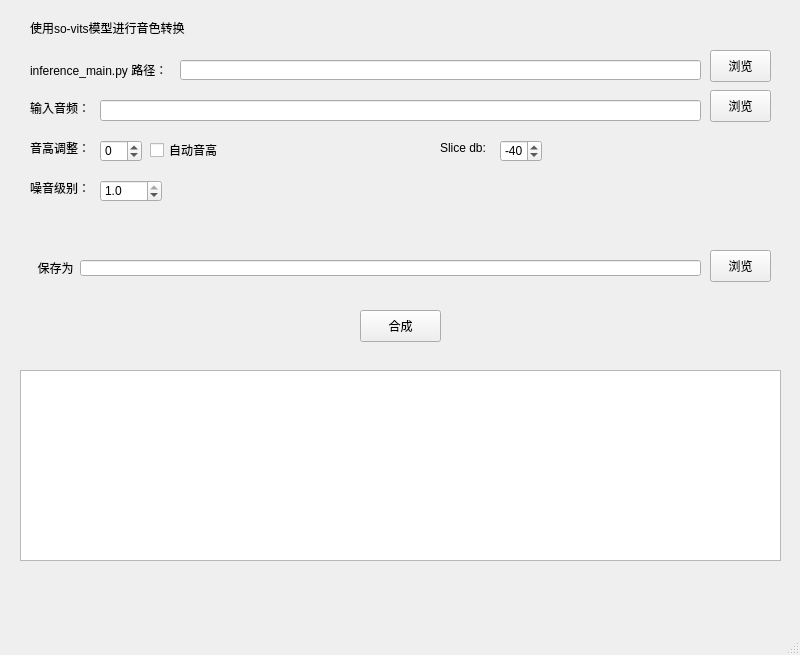
<?xml version="1.0" encoding="UTF-8"?>
<ui version="4.0">
 <class>MainWindow</class>
 <widget class="QMainWindow" name="MainWindow">
  <property name="geometry">
   <rect>
    <x>0</x>
    <y>0</y>
    <width>800</width>
    <height>655</height>
   </rect>
  </property>
  <property name="windowTitle">
   <string>MainWindow</string>
  </property>
  <widget class="QWidget" name="centralwidget">
   <widget class="QPlainTextEdit" name="output">
    <property name="enabled">
     <bool>true</bool>
    </property>
    <property name="geometry">
     <rect>
      <x>20</x>
      <y>370</y>
      <width>761</width>
      <height>191</height>
     </rect>
    </property>
    <property name="readOnly">
     <bool>true</bool>
    </property>
    <property name="backgroundVisible">
     <bool>false</bool>
    </property>
   </widget>
   <widget class="QPushButton" name="vitsconfirm_2">
    <property name="geometry">
     <rect>
      <x>360</x>
      <y>310</y>
      <width>81</width>
      <height>32</height>
     </rect>
    </property>
    <property name="text">
     <string>合成</string>
    </property>
   </widget>
   <widget class="QLineEdit" name="moegoepath_2">
    <property name="geometry">
     <rect>
      <x>180</x>
      <y>60</y>
      <width>521</width>
      <height>20</height>
     </rect>
    </property>
   </widget>
   <widget class="QLabel" name="label_sovitsintro">
    <property name="geometry">
     <rect>
      <x>30</x>
      <y>20</y>
      <width>181</width>
      <height>16</height>
     </rect>
    </property>
    <property name="text">
     <string>使用so-vits模型进行音色转换</string>
    </property>
   </widget>
   <widget class="QLabel" name="label_savepath_4">
    <property name="geometry">
     <rect>
      <x>30</x>
      <y>260</y>
      <width>51</width>
      <height>16</height>
     </rect>
    </property>
    <property name="text">
     <string>保存为</string>
    </property>
    <property name="alignment">
     <set>Qt::AlignCenter</set>
    </property>
   </widget>
   <widget class="QPushButton" name="moegoepathbutton_2">
    <property name="geometry">
     <rect>
      <x>710</x>
      <y>50</y>
      <width>61</width>
      <height>32</height>
     </rect>
    </property>
    <property name="text">
     <string>浏览</string>
    </property>
   </widget>
   <widget class="QPushButton" name="savepathbutton_2">
    <property name="geometry">
     <rect>
      <x>710</x>
      <y>250</y>
      <width>61</width>
      <height>32</height>
     </rect>
    </property>
    <property name="text">
     <string>浏览</string>
    </property>
   </widget>
   <widget class="QLabel" name="label_text_2">
    <property name="geometry">
     <rect>
      <x>30</x>
      <y>100</y>
      <width>61</width>
      <height>16</height>
     </rect>
    </property>
    <property name="text">
     <string>输入音频：</string>
    </property>
   </widget>
   <widget class="QLabel" name="label_savepath_3">
    <property name="geometry">
     <rect>
      <x>30</x>
      <y>60</y>
      <width>151</width>
      <height>20</height>
     </rect>
    </property>
    <property name="text">
     <string>inference_main.py 路径：</string>
    </property>
   </widget>
   <widget class="QLineEdit" name="savepathline">
    <property name="geometry">
     <rect>
      <x>80</x>
      <y>260</y>
      <width>621</width>
      <height>16</height>
     </rect>
    </property>
   </widget>
   <widget class="QLineEdit" name="inputpath">
    <property name="geometry">
     <rect>
      <x>100</x>
      <y>100</y>
      <width>601</width>
      <height>21</height>
     </rect>
    </property>
   </widget>
   <widget class="QPushButton" name="inputpathbutton">
    <property name="geometry">
     <rect>
      <x>710</x>
      <y>90</y>
      <width>61</width>
      <height>32</height>
     </rect>
    </property>
    <property name="text">
     <string>浏览</string>
    </property>
   </widget>
   <widget class="QCheckBox" name="checkBox_autopitch">
    <property name="geometry">
     <rect>
      <x>150</x>
      <y>140</y>
      <width>85</width>
      <height>20</height>
     </rect>
    </property>
    <property name="text">
     <string>自动音高</string>
    </property>
   </widget>
   <widget class="QLabel" name="label_pitch">
    <property name="geometry">
     <rect>
      <x>30</x>
      <y>140</y>
      <width>61</width>
      <height>16</height>
     </rect>
    </property>
    <property name="text">
     <string>音高调整：</string>
    </property>
   </widget>
   <widget class="QSpinBox" name="spinBox_pitch">
    <property name="geometry">
     <rect>
      <x>100</x>
      <y>140</y>
      <width>42</width>
      <height>22</height>
     </rect>
    </property>
    <property name="minimum">
     <number>-99</number>
    </property>
   </widget>
   <widget class="QLabel" name="label_slice_db">
    <property name="geometry">
     <rect>
      <x>440</x>
      <y>140</y>
      <width>58</width>
      <height>16</height>
     </rect>
    </property>
    <property name="text">
     <string>Slice db:</string>
    </property>
   </widget>
   <widget class="QSpinBox" name="spinBox_slice_db">
    <property name="geometry">
     <rect>
      <x>500</x>
      <y>140</y>
      <width>42</width>
      <height>22</height>
     </rect>
    </property>
    <property name="minimum">
     <number>-99</number>
    </property>
    <property name="maximum">
     <number>0</number>
    </property>
    <property name="value">
     <number>-40</number>
    </property>
   </widget>
   <widget class="QLabel" name="label_noise_level">
    <property name="geometry">
     <rect>
      <x>30</x>
      <y>180</y>
      <width>71</width>
      <height>16</height>
     </rect>
    </property>
    <property name="text">
     <string>噪音级别：</string>
    </property>
   </widget>
   <widget class="QDoubleSpinBox" name="doubleSpinBox_noise">
    <property name="geometry">
     <rect>
      <x>100</x>
      <y>180</y>
      <width>62</width>
      <height>22</height>
     </rect>
    </property>
    <property name="decimals">
     <number>1</number>
    </property>
    <property name="maximum">
     <double>1.000000000000000</double>
    </property>
    <property name="singleStep">
     <double>1.000000000000000</double>
    </property>
    <property name="value">
     <double>1.000000000000000</double>
    </property>
   </widget>
  </widget>
  <widget class="QMenuBar" name="menubar">
   <property name="geometry">
    <rect>
     <x>0</x>
     <y>0</y>
     <width>800</width>
     <height>24</height>
    </rect>
   </property>
  </widget>
  <widget class="QStatusBar" name="statusbar"/>
 </widget>
 <resources/>
 <connections/>
</ui>
